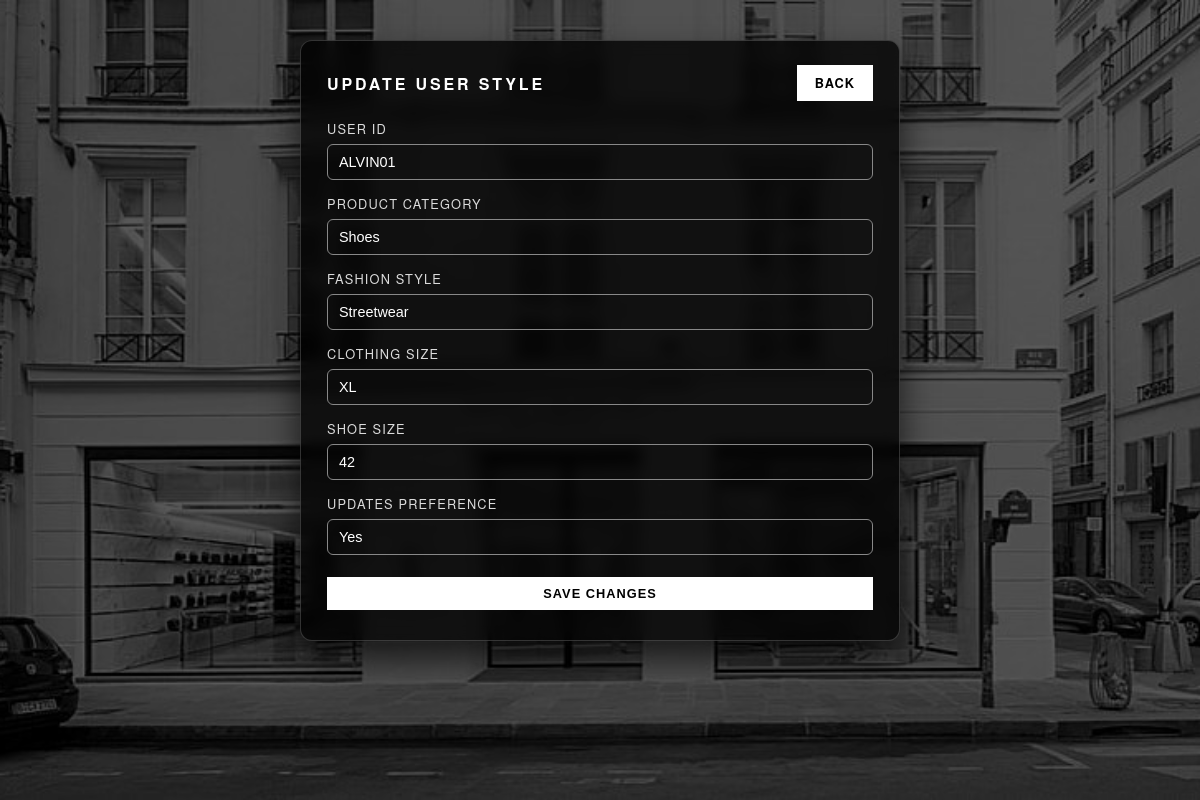
The page /finalproject/update.php?id=ALVIN01 on the database its author committed.
### tables this page shows
CREATE TABLE `style_reference` (
  `user_id` varchar(200) NOT NULL,
  `product_category` text NOT NULL,
  `fashion_style` text NOT NULL,
  `clothing_size` text NOT NULL,
  `shoe_size` int NOT NULL,
  `updates_preference` enum('Yes','No') NOT NULL
);

### finalproject/update.php (the view, shortened to what this page needs)
<?php
include 'koneksi.php';
$user_id = $_GET['id'];
$data = mysqli_query($koneksi, "SELECT * FROM style_reference WHERE user_id='$user_id'");
$d = mysqli_fetch_array($data);
?>
<!DOCTYPE html>
<html lang="en">
<head>
    <link rel="stylesheet" href="styleupdate.css">
</head>
<body>
<div class="page-section">
    <div class="data-box form-box">
        <div class="data-header">
            <div class="data-title">Update User Style</div>
            <a href="showdata.php" class="btn-ysl">Back</a>
        </div>
        <form method="post" action="ubah.php" class="ysl-form">
            <div class="form-group">
                <label>User ID</label>
                <input type="text" class="ysl-input" value="<?php echo $d['user_id']; ?>" disabled>
            </div>
            <div class="form-group">
                <label>Product Category</label>
                <select name="product_category" class="ysl-input" required>
                    <option value="Shoes"          <?php if ($d['product_category']=='Shoes') echo 'selected'; ?>>Shoes</option>
                </select>
            </div>
            <div class="form-group">
                <label>Fashion Style</label>
                <select name="fashion_style" class="ysl-input" required>
                    <option value="Streetwear"      <?php if ($d['fashion_style']=='Streetwear') echo 'selected'; ?>>Streetwear</option>
                </select>
            </div>
            <div class="form-group">
                <label>Clothing Size</label>
                <select name="clothing_size" class="ysl-input" required>
                    <option value="XL" <?php if ($d['clothing_size']=='XL') echo 'selected'; ?>>XL</option>
                </select>
            </div>
            <div class="form-group">
                <label>Shoe Size</label>
                <select name="shoe_size" class="ysl-input" required>
                    <option value="42" <?php if ($d['shoe_size']=='42') echo 'selected'; ?>>42</option>
                </select>
            </div>
            <div class="form-group">
                <label>Updates Preference</label>
                <select name="updates_preference" class="ysl-input" required>
                    <option value="Yes" <?php if ($d['updates_preference']=='Yes') echo 'selected'; ?>>Yes</option>
                </select>
            </div>
            <button type="submit" class="btn-ysl btn-full">Save Changes</button>
        </form>
    </div>
</div>
</body>
</html>

### finalproject/styleupdate.css (style rules this page uses)
* { box-sizing: border-box; }
body { margin: 0; font-family: "Helvetica Neue", Arial, sans-serif; color: #ffffff; }
.page-section { min-height: 100vh; background: url("store.jpeg") center/cover no-repeat fixed; position: relative; display: flex; justify-content: center; align-items: flex-start; padding: 40px 15px; }
.page-section::after { content: ""; position: absolute; inset: 0; background: rgba(0, 0, 0, 0.65); }
.data-box { position: relative; z-index: 2; background: rgba(0, 0, 0, 0.78); border: 1px solid rgba(255, 255, 255, 0.18); backdrop-filter: blur(7px); -webkit-backdrop-filter: blur(7px); width: 100%; max-width: 1000px; border-radius: 12px; padding: 24px 26px 30px; box-shadow: 0 18px 35px rgba(0, 0, 0, 0.7); }
.data-header { display: flex; justify-content: space-between; align-items: center; margin-bottom: 18px; gap: 10px; }
.data-title { text-transform: uppercase; letter-spacing: 0.18em; font-size: 1rem; font-weight: 600; }
.btn-ysl { background: #ffffff; color: #000000; font-weight: bold; letter-spacing: 1px; border-radius: 0; padding: 9px 18px; border: none; text-transform: uppercase; font-size: 0.8rem; text-decoration: none; display: inline-block; cursor: pointer; }
.form-box { max-width: 600px; }
.ysl-form { margin-top: 10px; }
.form-group { margin-bottom: 14px; display: flex; flex-direction: column; gap: 6px; }
.form-group label { font-size: 0.8rem; text-transform: uppercase; letter-spacing: 0.09em; opacity: 0.85; }
.ysl-input { background: transparent; border: 1px solid #888; color: #ffffff; width: 100%; padding: 9px 11px; border-radius: 6px; font-size: 0.9rem; outline: none; }
.btn-full { width: 100%; text-align: center; margin-top: 8px; }
select.ysl-input { background: transparent; border: 1px solid #888; color: #ffffff; width: 100%; padding: 9px 11px; border-radius: 6px; font-size: 0.9rem; outline: none; appearance: none; -webkit-appearance: none; -moz-appearance: none; }
select.ysl-input option { color: #000000 !important; background-color: #ffffff !important; }

### rows shown on the page
style_reference: user_id "ALVIN01", product_category "Shoes", fashion_style "Streetwear", clothing_size "XL", shoe_size "42", updates_preference "Yes"
